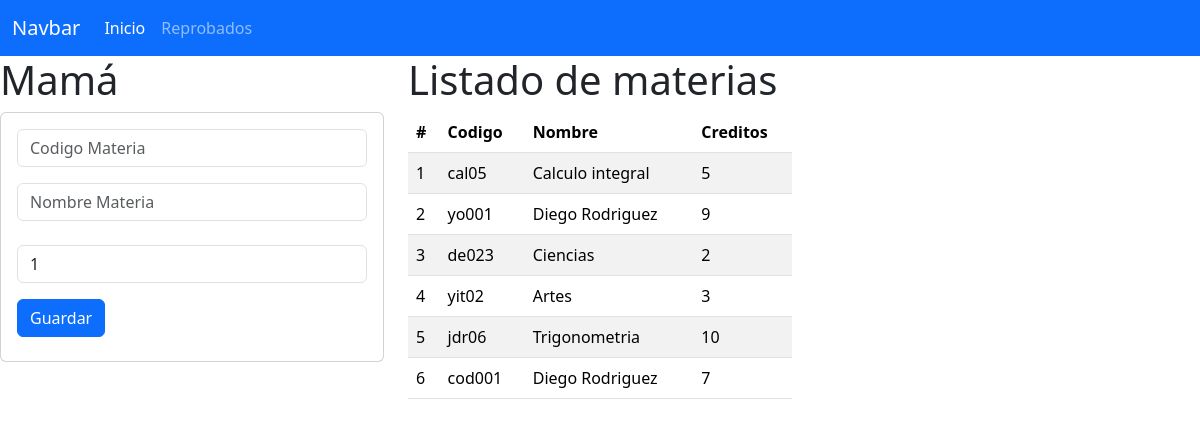
The page / on the database its author committed.
### materia_app/models.py (models this page shows, shortened)
class Materia(models.Model):
    codigo=models.CharField(primary_key=True, max_length=6)
    nombre=models.CharField(max_length=100)
    creditos=models.PositiveSmallIntegerField()

### materia_app/views.py (the view)
# urls.py: path("", views.inicio_vista, name= "inicio_vista" ),
def inicio_vista(request):
    lasmaterias=Materia.objects.all()
    return render(request,"gestionarMateria.html", {"mismaterias":lasmaterias}   )

### materia_app/templates/gestionarMateria.html (shortened to what this page needs)
{% extends "base.html" %}
{% block cuerpo %}
<div class="row">
    <div class="col-sm-12 col-md-4 col-lg-4 col-xl-4">
        <h1> Mamá </h1>
    <div class="card">
        <div class="card-body">
            <form action="registrarMateria/" method="POST"> {% csrf_token %}
                <div class="form-group">
                    <input type="text" id="txtcodigo" name="txtcodigo" class="form-control"
                    placeholder="Codigo Materia" minLenght="6" maxLenght="6" required>
                </div>
                <div class="form-group py-3">
                    <input type="text" id="txtnombre" name="txtnombre" class="form-control"
                    placeholder="Nombre Materia" maxLenght="100" required>
                </div>
                <div class="form-group py-2">
                    <input type="text" id="numcreditos" name="numcreditos" class="form-control"
                    value="1" min="1" max="9" required>
                </div>
                <div class="form-group py-2">
                    <button type="submit" class="btn btn-primary">Guardar</button>
                </div>
            </form>
        </div>
    </div>
    </div>
    <div class="col-sm-12 col-md-4 col-lg-4 col-xl-4">
    <h1>Listado de materias</h1>
    <div class="table-responsive">
    <table class="table table-striped">
        <thead>
        <tr>
            <th scope="col">#</th>
            <th scope="col">Codigo</th>
            <th scope="col">Nombre</th>
            <th scope="col">Creditos</th>
        </tr>
        </thead>
        <tbody>
            {% for m in mismaterias %}
                <tr>
                    <td>{{forloop.counter}}</td>
                    <td>{{m.codigo}}</td>
                    <td>{{m.nombre}}</td>
                    <td>{{m.creditos}}</td>
                </tr>
            {% endfor %}
        </tbody>
    </table>
    </div>
</div>
{% endblock %}

### materia_app/templates/base.html (shortened to what this page needs)
<!doctype html>
<html lang="en">
  <head>
    <link href="https://cdn.jsdelivr.net/npm/bootstrap@5.3.3/dist/css/bootstrap.min.css" rel="stylesheet">
  </head>
  <body>
    <nav class="navbar navbar-expand-lg bg-primary" data-bs-theme="dark" >
      <div class="container-fluid">
        <a class="navbar-brand" href="#">Navbar</a>
        <div class="collapse navbar-collapse" id="navbarNav">
          <ul class="navbar-nav">
            <li class="nav-item">
              <a class="nav-link active" aria-current="page" href="#">Inicio</a>
            </li>
            <li class="nav-item">
              <a class="nav-link" href="#">Reprobados</a>
            </li>
          </ul>
        </div>
      </div>
    </nav>
    {% block cuerpo %}
    {% endblock %}
  </body>
</html>

### rows shown on the page
Materia: codigo "cal05", nombre "Calculo integral", creditos "5"
Materia: codigo "yo001", nombre "Diego Rodriguez", creditos "9"
Materia: codigo "de023", nombre "Ciencias", creditos "2"
Materia: codigo "yit02", nombre "Artes", creditos "3"
Materia: codigo "jdr06", nombre "Trigonometria", creditos "10"
Materia: codigo "cod001", nombre "Diego Rodriguez", creditos "7"
